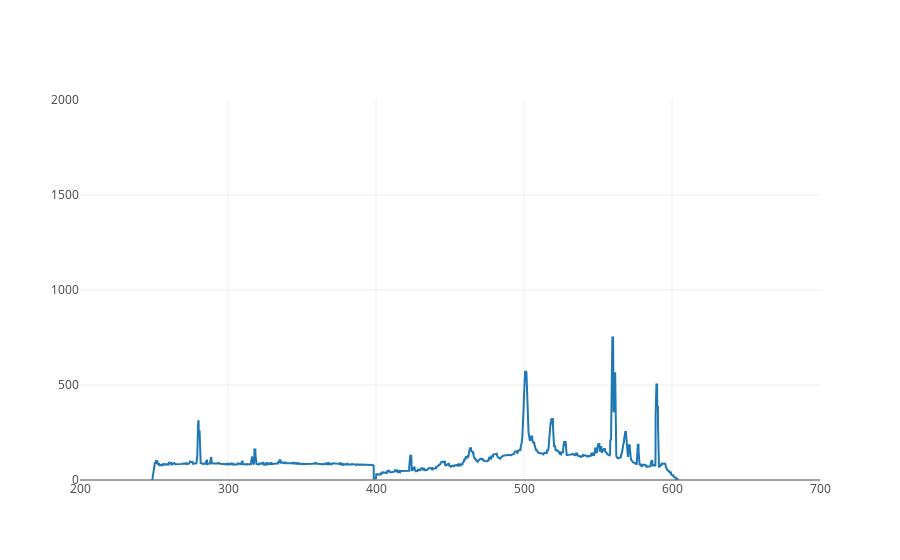

Notebook source saved alongside this figure:
### Code cell
Sample.plotly_plot(analysis.samples['3623']).show()

# s = analysis.samples['2388']

# s.reading

# peak_interval = 1.
# wavelengths = s.reading['wavelengths'].values
# intensities = s.reading['intensities'].values

# wavelengths_range = wavelengths.max() - wavelengths.min()
# sampling_interval = wavelengths_range / wavelengths.shape[0]

# peak_ixs = signal.argrelmax(intensities,
#                             order=int(peak_interval / sampling_interval))[0]

### Figure 1 — Plotly figure (JSON) as saved in the notebook; plotly's stock layout.template omitted (floating-point values rounded to 4 significant figures; data arrays with more than 128 entries replaced by an {"elided": "..."} marker saying what was removed)
{"data": [{"name": "reading", "type": "scatter", "uid": "768ce3b7-91c2-4bcb-83ab-717a11c9b52d", "x": {"elided": "4096 float values"}, "y": {"elided": "4096 float values"}}, {"mode": "markers", "name": "peaks", "type": "scatter", "uid": "c60ac9d7-694d-41c2-a7fe-0a775bcbd627", "x": [], "y": []}], "layout": {"xaxis": {"range": [200, 700]}, "yaxis": {"range": [0, 2000]}}}
